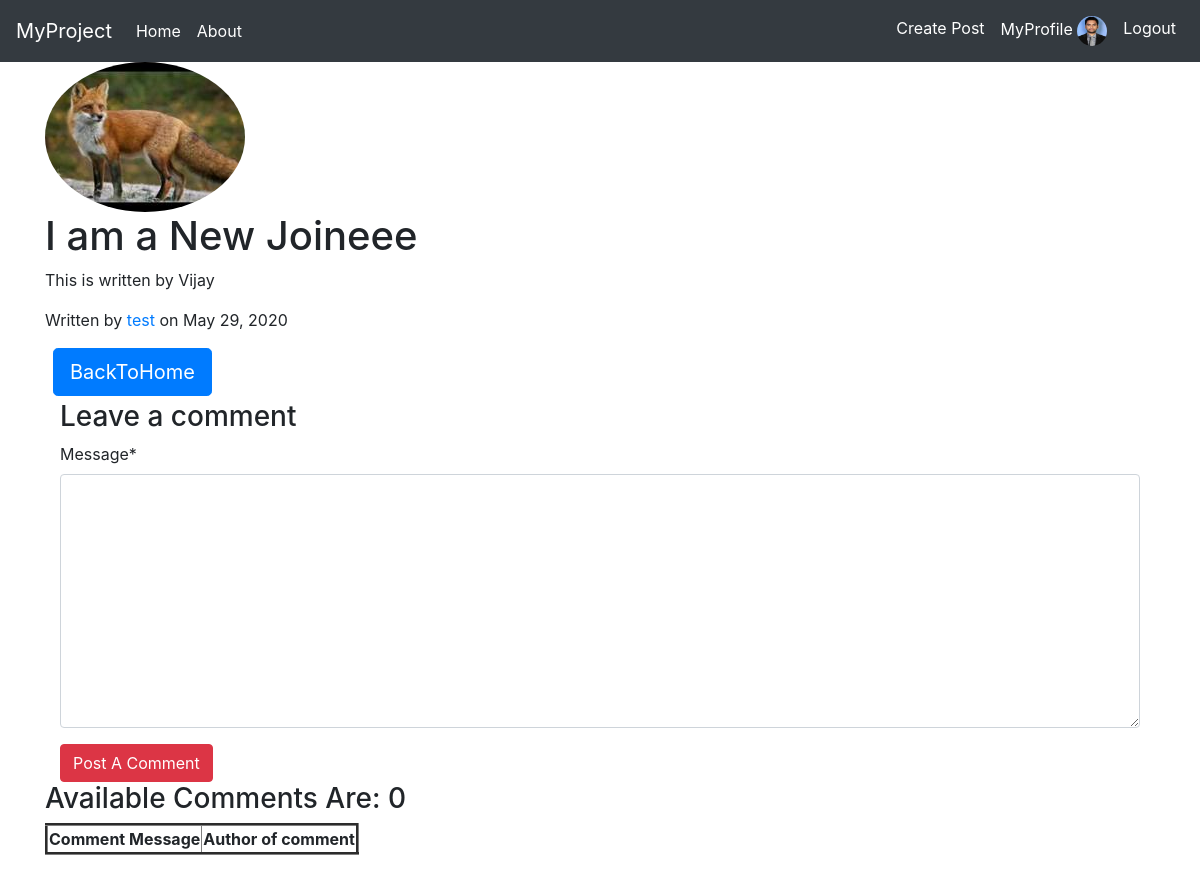
Before: /post/4/ (signed in) with the older database file.
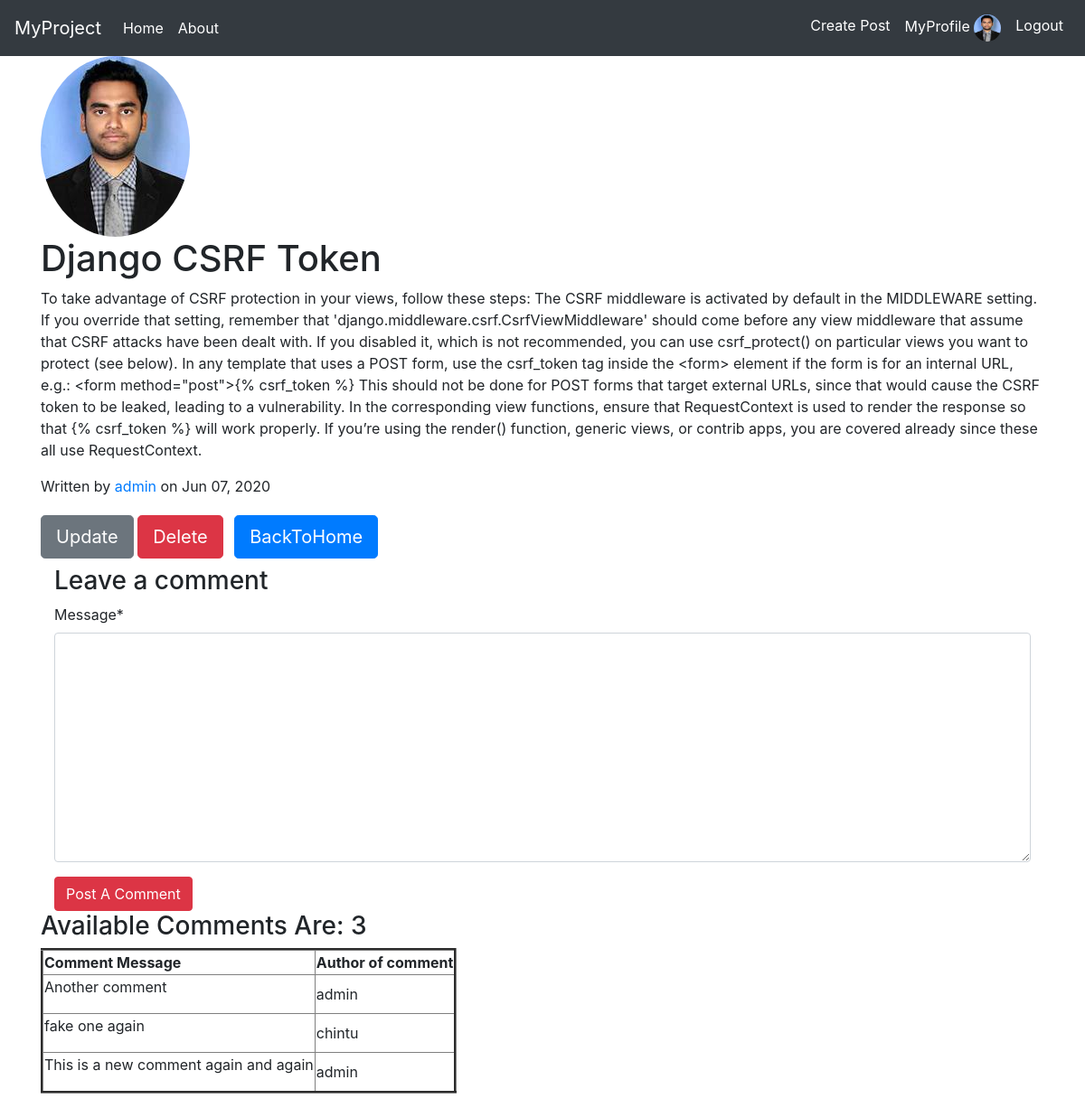
After: the same page with the newer database file.
### users/models.py (models this page shows, shortened)
class Profile(models.Model):
    user = models.OneToOneField(User, on_delete=models.CASCADE)
    image = models.ImageField(default="default.jpg", upload_to='profile_pics')
    nickname = models.CharField(max_length=64, null=True, blank=True)
    dob = models.DateField(null=True, blank=True)
    gender = models.CharField(max_length=1,
                              choices=GENDER_CHOICES, default='M')
    bio = models.TextField(max_length=1024, null=True, blank=True)

### blog/models.py (models this page shows, shortened)
class Post(models.Model):
    title = models.CharField(max_length=200)
    content = models.TextField()
    date_posted = models.DateTimeField(default=timezone.now)
    author = models.ForeignKey(User, on_delete = models.CASCADE)

class Comment(models.Model):
    message = models.TextField(max_length=500)
    time = models.DateTimeField(default=timezone.now)
    post_id = models.ForeignKey(Post, on_delete=models.CASCADE)
    replay = models.ForeignKey('self',on_delete=models.CASCADE,null=True,blank=True, related_name = 'replies')
    user_id = models.ForeignKey(User, on_delete=models.CASCADE)

### blog/views.py (the view)
# urls.py: path('post/<int:pk>/', post_detail, name='post-detail'),
def post_detail(request,pk):
    object = get_object_or_404(Post,id=pk)
    comments = Comment.objects.all().filter(post_id=pk)
    post = get_object_or_404(Post, id=pk)
    if request.method == "POST":
        form = CommentForm(request.POST)
        if form.is_valid():
            text = form.cleaned_data.get('message')
            data = form.save(commit=False)
            data.user_id = request.user
            data.post_id = post
            data.save()
            return redirect('home')
    else:
        form = CommentForm()
    context = {
        'object':object,
        'comments':comments,
        'posts':post,
        'form':form,
    }
    return render(request, 'blog/detail_page.html', context)

### blog/forms.py
class CommentForm(forms.ModelForm):
    class Meta:
        model = Comment
        exclude = ('user_id','time','replay','post_id')

### blog/templates/blog/detail_page.html (shortened to what this page needs)
{% extends 'blog/base.html' %}
{% load crispy_forms_tags %}
{% block content %}
  <img class="rounded-circle" src="{{ object.author.profile.image.url }}">
  <h1>{{ object.title }}</h1>
  <p>{{ object.content }}</p>
  <p>Written by <a href="{% url 'user-posts' object.author.username %}">{{ object.author }}</a> on {{ object.date_posted|date:"M d, Y" }} </p>
  {% if object.author == request.user %}
  <a class="btn btn-secondary btn-lg mt-1 mb-1" href="{% url 'post-update' object.id %}">Update</a>
  <a class="btn btn-danger btn-lg mt-1 mb-1" href="{% url 'post-delete' object.id %}">Delete</a>
  {% endif %}
  <a class="btn btn-primary btn-lg ml-2" href="{% url 'home' %}">BackToHome</a>
  {% if request.user.is_authenticated %}
  <div class="container mt-1">
    <h3>Leave a comment</h3>
  <form method="POST">
    {{ form|crispy }}
    <button class="btn btn-danger" type="submit">Post A Comment</button>
    </form>
  </div>
  <h3>Available Comments Are: {{ comments.count }}</h3>
  <table border=3 class="mb-3">
    <tr>
      <th>Comment Message</th>
      <th>Author of comment</th>
      </tr>
      {% for comment in comments %}
      <tr>
      <td>{{ comment.message | linebreaks  }}</td>
      <td>{{ comment.user_id }}</td>
      </tr>
      {% endfor %}
    </table>
  {% else %}
  <a class="btn btn-danger btn-lg ml-2" href="{% url 'login' %}">Leave a Comment</a>
  {% endif %}
{% endblock %}

### blog/templates/blog/base.html (shortened to what this page needs)
<!doctype html>
<html lang="en">
  <head>
    <link rel="stylesheet" href="https://stackpath.bootstrapcdn.com/bootstrap/4.5.0/css/bootstrap.min.css">
  </head>
  <body>
    {% include 'blog/nav.html' %}
    <div class="container">
      {% block content %}
      {% endblock %}
    </div>
  </body>
</html>

### blog/templates/blog/nav.html (shortened to what this page needs)
<nav class="navbar sticky-top navbar-expand-lg navbar-dark bg-dark">
  <a class="navbar-brand" href="{% url 'home' %}">MyProject</a>
  <div class="collapse navbar-collapse" id="navbarSupportedContent">
    <ul class="navbar-nav mr-auto">
      <li class="nav-item active">
        <a class="nav-link" href="{% url 'home' %}">Home <span class="sr-only">(current)</span></a>
      </li>
      <li class="nav-item active">
        <a class="nav-link" href="{% url 'about' %}">About</a>
      </li>
    </ul>
    <ul class="navbar-nav ml-auto">
      {% if user.is_authenticated %}
      <li class="nav-item active">
        <a class="nav-link" href="{% url 'post-create' %}">Create Post</a>
      </li>
      <li class="nav-item active">
        <a class="nav-link" href="{% url 'myprofile' %}">MyProfile <img class="rounded-circle" src="{{ user.profile.image.url }}" width="30" height="30"/></a>
      </li>
      <li class="nav-item active">
        <a class="nav-link" href="{% url 'logout' %}">Logout</a>
      </li>
      {% endif %}
      </ul>
  </div>
</nav>

Changed rows visible on the page:
changed Post: author.profile.image: a different picture; title "I am a New Joineee" → "Django CSRF Token"; content "This is written by Vijay" → "To take advantage of CSRF protection in your views, follow these steps: The CSRF middleware is activated by default in the MIDDLEWARE setting. If you override that setting, remember that 'django.middleware.csrf.CsrfViewMiddleware' should come before any view middleware that assume that CSRF attacks have been dealt with. If you disabled it, which is not recommended, you can use csrf_protect() on particular views you want to protect (see below). In any template that uses a POST form, use the csrf_token tag inside the <form> element if the form is for an internal URL, e.g.: <form method=\"post\">{% csrf_token %} This should not be done for POST forms that target external URLs, since that would…"; author "test" → "admin"; date_posted "May 29, 2020" → "Jun 07, 2020"; author_id 7 → 1 (drawn)
added Comment: message "Another comment", user_id "admin"
added Comment: message "fake one again", user_id "chintu"
added Comment: message "This is a new comment again and again", user_id "admin"
Other visible differences:
{{ comments.count }}: "0" → "3"
text now shown: "Update Delete"
